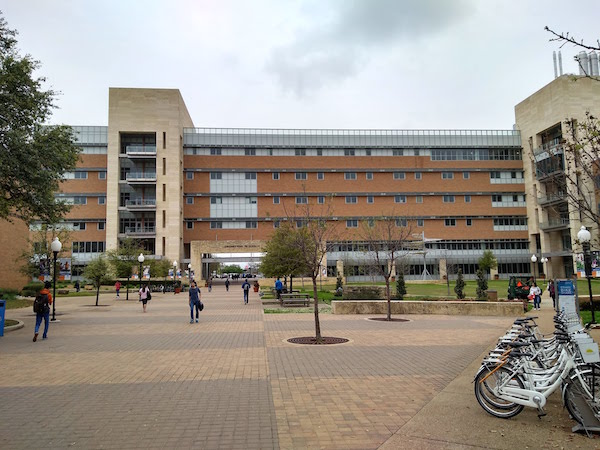
#> input picture src/template_matching/ERBwideColorSmall.jpg, 600 x 450 px
$ python template_matching.py
#> lines starting #> are read from the running program, lines starting #| are printed output that depends on the picture
#> in find_template_in_image, big_img is the input picture: shape (450, 600, 3); mean R, G, B 151.6, 144.7, 135.1
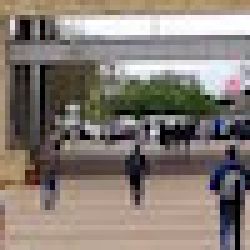
#> input picture src/template_matching/ERBwideTemplate.jpg, 50 x 50 px (shown 5 times larger)
#> in find_template_in_image, small_img is the input picture: shape (50, 50, 4); mean R, G, B, A 134.3, 124.9, 117.3, 255
"""

    Basic idea
        -> we will have a Big Picture and a Small picture.

    AIM:  To find small picture which might be present in the big picture.

    IDEA: 1) Form 2D cross correlation
          2) normalized version because the picture which is small pic and the picture which we are finding are exactly the same.
          3) We search through the small image in the big image.
          4) after finding it, We replace the pixel values with zero.
          5) pixels value = 0 => correspond to black image.
          6) return the coordinates of the image.


    HOW to perform cross- correlation??
        -> A will be fixed and we will slide B.

        xcorr(A, B) = Σ(A[i,j] × B[i,j])  for overlapping regions
        normalized xcorr = Σ(A[i,j] × B[i,j]) / (||A|| × ||B||)

    TAKE A Example of say A -> BIG PICTURE
                          B -> SMALL PICTURE

     slide B over A to capture all the pixels.

EXAMPLE:

         A (fixed image) =
        [ 1  2  3
          4  5  6 ]

        B (template) =
        [ 7   8
          9  10 ]

        We slide B over A and compute SUM of element-wise products
        at each valid and partial overlap position.

----------------------------------------
Row 1 of output (top partial overlaps)
----------------------------------------

Position (1,1):
Overlap:
[1  2]        [7  8]
[ ]           [ ]

Sum =
1·7 + 2·8
= 7 + 16
= 23

Position (1,2):
Overlap:
[1  2  3]     [7  8]
[ ]           [ ]

Sum =
1·7 + 2·8 + 3·?
= 7 + 16 + 6
= 29

Position (1,3):
Overlap:
[2  3]        [7  8]
[ ]           [ ]

Sum =
2·7 + 3·8
= 14 + 24
= 38

Position (1,4):
Overlap:
[3]           [7]
[ ]           [ ]

Sum =
3·7
= 21
----------------------------------------
Row 2 of output (FULL overlap)
----------------------------------------

Position (2,1):
Overlap:
[1  2]        [7   8]
[4  5]        [9  10]

Sum =
1·7 + 2·8 + 4·9 + 5·10
= 7 + 16 + 36 + 50
= 109

Position (2,2):
Overlap:
[1  2  3]     [7   8]
[4  5  6]     [9  10]

Sum =
1·7 + 2·8 + 3·? +
4·9 + 5·10 + 6·?
= 7 + 16 + 9 + 36 + 50 + 25
= 143

Position (2,3):
Overlap:
[2  3]        [7   8]
[5  6]        [9  10]

Sum =
2·7 + 3·8 + 5·9 + 6·10
= 14 + 24 + 45 + 60
= 143

----------------------------------------
Row 3 of output (bottom partial overlaps)
----------------------------------------

Position (3,1):
Overlap:
[4  5]        [7   8]

Sum =
4·7 + 5·8
= 28 + 40
= 68

Position (3,2):
Overlap:
[4  5  6]     [7   8]

Sum =
4·7 + 5·8 + 6·?
= 28 + 40 + 30
= 98

Position (3,3):
Overlap:
[5  6]        [7   8]

Sum =
5·7 + 6·8
= 35 + 48
= 83

Position (3,4):
Overlap:
[6]           [7]

Sum =
6·7
= 42


NOTE: WE IGNORE THE 4 CORNER / EDGE POSITIONS!!
        -> Partial overlap / incomplete data - At corners/edges the template (B) is not fully overlapping the search image (A).
        -> That produces sums based on fewer pixels → scores are not comparable to full-overlap scores and hence it won't be clear.
        -> We want to find the template fully inside the larger image (i.e., true object occurrence),
             not a template that partially sticks out of the image border.


        rgb_image
┌───────────────────────────┐
│ [R,G,B] [R,G,B] [R,G,B]   │
│ [R,G,B] [R,G,B] [R,G,B]   │
│ [R,G,B] [R,G,B] [R,G,B]   │
└───────────────────────────┘


                After slicing:

r channel            g channel            b channel
┌──────────┐         ┌──────────┐         ┌──────────┐
│ R R R R  │         │ G G G G  │         │ B B B B  │
│ R R R R  │         │ G G G G  │         │ B B B B  │
│ R R R R  │         │ G G G G  │         │ B B B B  │
└──────────┘         └──────────┘         └──────────┘

Each is now a 2D matrix


Big Image from which the template will be found from:
+-------------------+
|                   |
|  [====]           |  <- Position 1: Calculate NCC
|                   |
|     [====]        |  <- Position 2: Calculate NCC
|                   |
|        [====]     |  <- Position 3: Calculate NCC
+-------------------+


"""

import numpy as np
import matplotlib.pyplot as plt
from PIL import Image


# RGB to Grayscale Conversion

def rgb2gray(rgb_image):
    """
    Convert RGB image to grayscale using ITU-R 601-2 luma transform.

    Formula: Gray = 0.299*R + 0.587*G + 0.114*B

    These weights are related to human eye sensitivity:
    - Green (0.587): Highest - we're most sensitive to green
    - Red (0.299): Medium sensitivity
    - Blue (0.114): Lowest sensitivity


        rgb_image: numpy array of shape (height, width, 3)

    Returns:
        grayscale image: numpy array of shape (height, width)
    """
    # Take first 3 channels ( i.e extract all three channels)= rgb_image[y][x] = [R, G, B]
    # So we do it by slicing.

    r = rgb_image[:, :, 0]
    g = rgb_image[:, :, 1]
    b = rgb_image[:, :, 2]
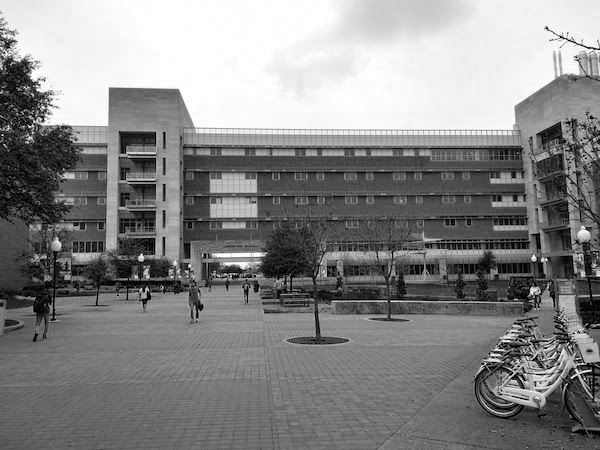
#> b: shape (450, 600); min 0, max 255, mean 135.1

    # weighted sum
    gray = 0.299 * r + 0.587 * g + 0.114 * b
#> in rgb2gray (call 2), `b = rgb_image[:, :, 2]`:
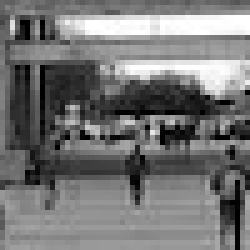
#> b: shape (50, 50) (shown 5 times larger); min 0, max 255, mean 117.3

    return gray


# Normalized Cross-Correlation (NCC)

def normalized_cross_correlation(image_patch, template):
    """
    Calculate normalized cross-correlation between image patch and template.

    NCC formula:
                    Σ[(I - I_mean) * (T - T_mean)]
    NCC = ───────────────────────────────────────────────────
          sqrt(Σ(I - I_mean)²) * sqrt(Σ(T - T_mean)²)

    Where:
    - I = image patch
    - T = template
    - I_mean = mean of image patch
    - T_mean = mean of template
    - Σ = sum over all pixels

    NCC value ranges from -1 to 1:
    - 1: Perfect match
    - 0: No correlation
    - -1: Perfect inverse match

        image_patch: numpy array (same size as template)
        template: numpy array (template image)

    Returns:
        correlation value (float between -1 and 1)
    """
    # Flatten arrays for easier computation
    patch = image_patch.flatten().astype(np.float64)
    templ = template.flatten().astype(np.float64)

    # Calculate means
    patch_mean = np.mean(patch)
    templ_mean = np.mean(templ)

    # Subtract means (zero-centering)
    patch_centered = patch - patch_mean
    templ_centered = templ - templ_mean

    # Calculate numerator: dot product of centered values
    numerator = np.sum(patch_centered * templ_centered)

    # Calculate denominator: product of standard deviations
    patch_std = np.sqrt(np.sum(patch_centered ** 2))
    templ_std = np.sqrt(np.sum(templ_centered ** 2))
    denominator = patch_std * templ_std


    if denominator == 0:
        return 0


    ncc = numerator / denominator

    return ncc


# Template Matching - Sliding Window

def match_template(image, template):
    """
    Find template in image by sliding it across all positions.

    Process:
    1. Get dimensions of image and template
    2. Create result array to store correlation values
    3. Slide template across image (nested loops)
    4. At each position, extract image patch
    5. Calculate NCC between patch and template
    6. Store result


        image: large grayscale image (2D numpy array)
        template: small template image (2D numpy array)

    Returns:
        result: 2D array of correlation values at each position
    """
    # Get dimensions
    image_height, image_width = image.shape
#> image_height = 450; image_width = 600
    template_height, template_width = template.shape
#> template_height = 50; template_width = 50

    # Calculate output dimensions, Since we can only place template where it fits completely
    result_height = image_height - template_height + 1
#> result_height = 401
    result_width = image_width - template_width + 1
#> result_width = 551

    # Initialize result array
    result = np.zeros((result_height, result_width))

    print(f"Image size: {image_height} x {image_width}")
#| Image size: 450 x 600
    print(f"Template size: {template_height} x {template_width}")
#| Template size: 50 x 50
    print(f"Searching {result_height * result_width} positions...")
#> (printed output is left out)

    # Slide template across image
    for i in range(result_height):

        if i % 20 == 0:
            progress = (i / result_height) * 100
            print(f"Progress: {progress:.1f}%")

        for j in range(result_width):
            # Extract patch from image at current position
            patch = image[i:i+template_height, j:j+template_width]

            # Calculate correlation
            result[i, j] = normalized_cross_correlation(patch, template)
#> this loop made 401 passes
#| Progress: 5.0%
#| Progress: 10.0%
#| Progress: 15.0%
#| Progress: 20.0%
#| Progress: 24.9%
#| Progress: 29.9%
#| Progress: 34.9%
#| Progress: 39.9%
#> (further printed lines are left out)
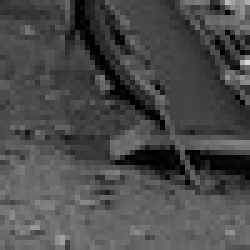
#> patch: shape (50, 50) float64 (shown 5 times larger); min 0, max 217, mean 75.1
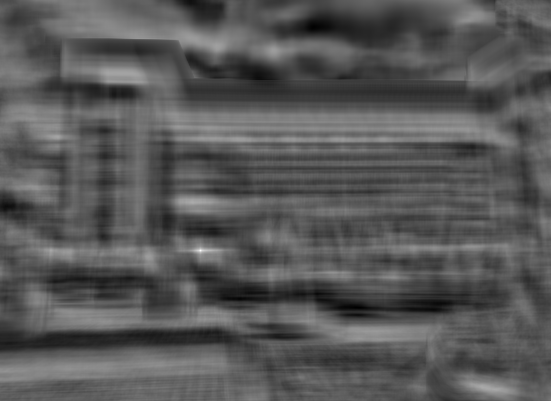
#> result: shape (401, 551) float64; min -0.513, max 1, mean 0.00915; drawn with min black and max white

    print("Search complete!")
    return result


# Find Maximum Location

def find_max_location(correlation_map):
    """
    Find the location of maximum correlation value.

      position with the highest NCC value is where the template matches best.
      correlation_map: 2D array of correlation values

    Returns:
        (row, col): tuple of coordinates with highest correlation
    """
    # Find index of maximum value in flattened array
    max_index = np.argmax(correlation_map)

    # Convert flat index back to 2D coordinates
    max_row, max_col = np.unravel_index(max_index, correlation_map.shape)

    max_value = correlation_map[max_row, max_col]
    print(f"Best match at: ({max_row}, {max_col})")
#| Best match at: (250, 200)
    print(f"Correlation value: {max_value:.4f}")
#| Correlation value: 1.0000

    return max_row, max_col


def find_template_in_image(main_image_path, template_path):
    """

        main_image_path: path to large image
        template_path: path to template image

    Returns:
        (row, col): coordinates of top-left corner of match
    """

    print("Loading images...")
    big_img = np.array(Image.open(main_image_path))
    small_img = np.array(Image.open(template_path))


    print("Converting to grayscale...")
    big_gray = rgb2gray(big_img)
    small_gray = rgb2gray(small_img)

    # Display original images
    plt.figure(figsize=(15, 5))

    plt.subplot(1, 3, 1)
    plt.imshow(big_gray, cmap='gray')
    plt.title("Large Image (to search)")
    plt.axis('off')

    plt.subplot(1, 3, 2)
    plt.imshow(small_gray, cmap='gray')
    plt.title("Template (to find)")
    plt.axis('off')

    # Perform template matching
    print("\nPerforming template matching...")
    correlation_map = match_template(big_gray, small_gray)

    # Find best match location
    print("\nFinding best match...")
    row, col = find_max_location(correlation_map)

    # Mark location by blacking it out
    template_height, template_width = small_gray.shape
    result_image = big_gray.copy()
    result_image[row:row+template_height, col:col+template_width] = 0
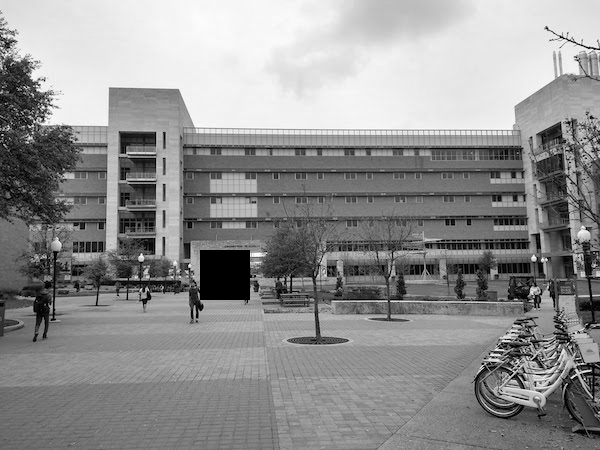
#> result_image: shape (450, 600) float64; min 0, max 255, mean 144.5


    plt.subplot(1, 3, 3)
    plt.imshow(result_image, cmap='gray')
    plt.title("Location of Template (blacked out)")
    plt.axis('off')

    plt.tight_layout()
    plt.show()


    plt.figure(figsize=(10, 8))
    plt.imshow(correlation_map, cmap='hot')
    plt.colorbar(label='Correlation Value')
    plt.title("Correlation Heatmap\n(Brighter = Better Match)")
    plt.plot(col, row, 'b*', markersize=20, label='Best Match')
    plt.legend()
    plt.show()
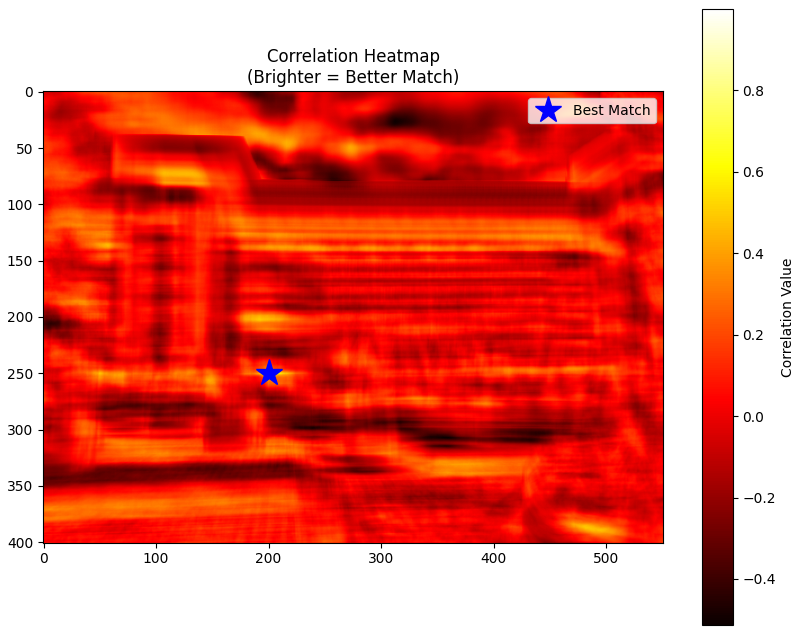
#> figure drawn by matplotlib, 2 panels

    return row, col


if __name__ == "__main__":
    # Replace these with your image paths
    main_image = "ERBwideColorSmall.jpg"
    template_image = "ERBwideTemplate.jpg"

    # Find template
    row, col = find_template_in_image(main_image, template_image)

    print(f"\n{'='*50}")
    print(f"FINAL RESULT:")
    print(f"Template found at coordinates: ({row}, {col})")
#| Template found at coordinates: (250, 200)
    print(f"{'='*50}")
